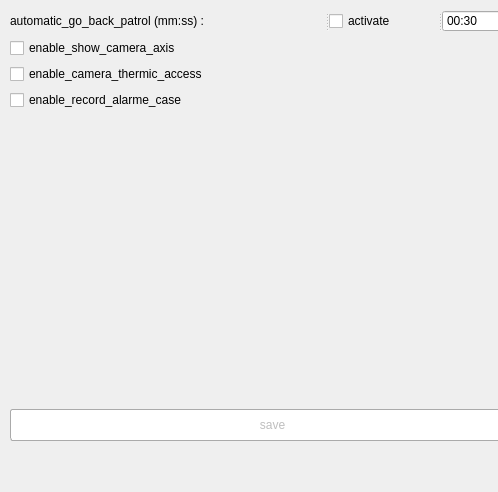
<?xml version="1.0" encoding="UTF-8"?>
<ui version="4.0">
 <class>RobotConfiguration</class>
 <widget class="QWidget" name="RobotConfiguration">
  <property name="geometry">
   <rect>
    <x>0</x>
    <y>0</y>
    <width>498</width>
    <height>492</height>
   </rect>
  </property>
  <property name="windowTitle">
   <string>Form</string>
  </property>
  <property name="styleSheet">
   <string notr="true">QPushButton {
        border: 1px solid #AAAAAA;
        border-radius: 3px;
        background: rgb(255, 255, 255);
        color: black;


        height: 30px;
}
QPushButton:hover{
        background: solid #f0bf8e;
}
QPushButton:pressed {
        background: solid #f07f10;
        padding-top: 1px;
}
QPushButton:!enabled
{
    color: solid #AAAAAA;
    border: 1px solid #AAAAAA;;
}
QpushButton:focus
{
selection-color: yellow;
}

QListWidget
{
 border: 1px solid #8f8f91;
}
QListWidget::item:selected
{color: #333538;
}
QListWidget::item
{ color: #212121;
border: 2px solid #afafaf;
}


QLineEdit {
border: 1px solid #8f8f91;
border-radius: 0px;
background-color: white;
min-width: 80px;
}

QListWidget
{
 border: 1px solid #8f8f91;
}
QListWidget::item:selected
{color: #333538;
}
QListWidget::item
{ color: #212121;
border: 2px solid #afafaf;
}


QComboBox
{
    color:black;
    background-color: white;
    border-color: rgba(0,0,0,100%);
    border: 1px solid #8f8f91;
    border-width: 1px;
    border-style: solid;
}

QComboBox QListView
{
    border-style: solid;
    background-color: white;
     border: 1px solid #8f8f91;
}

QComboBox::drop-down
{  background-color: white;
    width: 20px;
    border: 1px;
    border-color:black;
    border-left-style:none;
    border-top-style: noner;
    border-bottom-style: none;
    border-right-style: none;
}

QComboBox::down-arrow
{
    image: url(:/images/comboicon);
    width: 16px;
    height: 16px;
}

QMenu 
{
	background: rgb(38,38,38);
    color: white;
    border: 1px solid rgb(60,60,60);
}

&quot;QToolBar&quot;
{ background-color: rgb(38,38,38); 
  background-image: url(:/icons/toolbar/background); 
  background-position: right;
  background-repeat: no-repeat;
}

QToolBar QToolButton:hover 
{
	background : rgb(60,60,60);
}

QToolBar QToolButton:pressed 
{
	background : rgb(50,50,50);
}</string>
  </property>
  <widget class="QWidget" name="layoutWidget">
   <property name="geometry">
    <rect>
     <x>10</x>
     <y>10</y>
     <width>525</width>
     <height>431</height>
    </rect>
   </property>
   <layout class="QFormLayout" name="formLayout">
    <property name="fieldGrowthPolicy">
     <enum>QFormLayout::AllNonFixedFieldsGrow</enum>
    </property>
    <item row="0" column="0" colspan="2">
     <widget class="QSplitter" name="splitter_2">
      <property name="orientation">
       <enum>Qt::Horizontal</enum>
      </property>
      <widget class="QLabel" name="label_disbeldoupt">
       <property name="text">
        <string>automatic_go_back_patrol (mm:ss) :</string>
       </property>
      </widget>
      <widget class="QCheckBox" name="checkBox_dispeldoubt">
       <property name="text">
        <string>activate</string>
       </property>
      </widget>
      <widget class="QTimeEdit" name="timeEdit_dispeldoubt">
       <property name="wrapping">
        <bool>false</bool>
       </property>
       <property name="displayFormat">
        <string>mm:ss</string>
       </property>
       <property name="time">
        <time>
         <hour>0</hour>
         <minute>0</minute>
         <second>30</second>
        </time>
       </property>
      </widget>
     </widget>
    </item>
    <item row="2" column="0">
     <widget class="QCheckBox" name="checkBox_axiscamera">
      <property name="text">
       <string>enable_show_camera_axis</string>
      </property>
     </widget>
    </item>
    <item row="3" column="0">
     <widget class="QCheckBox" name="checkBox_thermiccamera">
      <property name="text">
       <string>enable_camera_thermic_access</string>
      </property>
     </widget>
    </item>
    <item row="4" column="0">
     <widget class="QCheckBox" name="checkBox_backupcamera">
      <property name="text">
       <string>enable_record_alarme_case</string>
      </property>
     </widget>
    </item>
    <item row="5" column="0">
     <spacer name="verticalSpacer">
      <property name="orientation">
       <enum>Qt::Vertical</enum>
      </property>
      <property name="sizeHint" stdset="0">
       <size>
        <width>20</width>
        <height>40</height>
       </size>
      </property>
     </spacer>
    </item>
    <item row="6" column="0" colspan="2">
     <widget class="QPushButton" name="pushButton_apply">
      <property name="enabled">
       <bool>false</bool>
      </property>
      <property name="text">
       <string>save</string>
      </property>
     </widget>
    </item>
   </layout>
  </widget>
 </widget>
 <tabstops>
  <tabstop>checkBox_dispeldoubt</tabstop>
  <tabstop>timeEdit_dispeldoubt</tabstop>
 </tabstops>
 <resources/>
 <connections/>
</ui>
